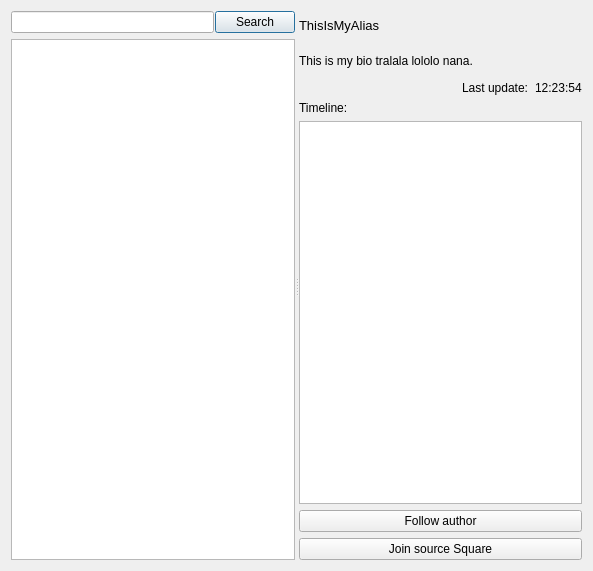
<?xml version="1.0" encoding="UTF-8"?>
<ui version="4.0">
 <class>MessageSearchDialog</class>
 <widget class="QDialog" name="MessageSearchDialog">
  <property name="geometry">
   <rect>
    <x>0</x>
    <y>0</y>
    <width>593</width>
    <height>571</height>
   </rect>
  </property>
  <property name="windowTitle">
   <string>Search Messages</string>
  </property>
  <layout class="QVBoxLayout" name="verticalLayout_2">
   <item>
    <widget class="QSplitter" name="splitter">
     <property name="orientation">
      <enum>Qt::Horizontal</enum>
     </property>
     <widget class="QWidget" name="layoutWidget">
      <layout class="QVBoxLayout" name="verticalLayout_3">
       <property name="sizeConstraint">
        <enum>QLayout::SetMinimumSize</enum>
       </property>
       <item>
        <layout class="QHBoxLayout" name="horizontalLayout_3">
         <property name="spacing">
          <number>1</number>
         </property>
         <property name="sizeConstraint">
          <enum>QLayout::SetMaximumSize</enum>
         </property>
         <item>
          <widget class="QLineEdit" name="search_line">
           <property name="sizePolicy">
            <sizepolicy hsizetype="Expanding" vsizetype="Fixed">
             <horstretch>0</horstretch>
             <verstretch>0</verstretch>
            </sizepolicy>
           </property>
           <property name="minimumSize">
            <size>
             <width>124</width>
             <height>0</height>
            </size>
           </property>
           <property name="maximumSize">
            <size>
             <width>236</width>
             <height>16777215</height>
            </size>
           </property>
          </widget>
         </item>
         <item>
          <widget class="QPushButton" name="search_btn">
           <property name="text">
            <string>Search</string>
           </property>
          </widget>
         </item>
        </layout>
       </item>
       <item>
        <widget class="QListView" name="results_list"/>
       </item>
      </layout>
     </widget>
     <widget class="QWidget" name="layoutWidget">
      <layout class="QVBoxLayout" name="verticalLayout">
       <item>
        <layout class="QGridLayout" name="gridLayout">
         <item row="0" column="0">
          <widget class="QLabel" name="alias_lbl">
           <property name="font">
            <font>
             <pointsize>10</pointsize>
            </font>
           </property>
           <property name="text">
            <string>ThisIsMyAlias</string>
           </property>
           <property name="scaledContents">
            <bool>false</bool>
           </property>
           <property name="wordWrap">
            <bool>false</bool>
           </property>
           <property name="openExternalLinks">
            <bool>true</bool>
           </property>
           <property name="textInteractionFlags">
            <set>Qt::TextBrowserInteraction</set>
           </property>
          </widget>
         </item>
         <item row="0" column="1" rowspan="2">
          <widget class="QLabel" name="thumbnail_lbl">
           <property name="sizePolicy">
            <sizepolicy hsizetype="Fixed" vsizetype="Fixed">
             <horstretch>0</horstretch>
             <verstretch>0</verstretch>
            </sizepolicy>
           </property>
           <property name="minimumSize">
            <size>
             <width>64</width>
             <height>64</height>
            </size>
           </property>
           <property name="maximumSize">
            <size>
             <width>64</width>
             <height>64</height>
            </size>
           </property>
           <property name="sizeIncrement">
            <size>
             <width>64</width>
             <height>64</height>
            </size>
           </property>
           <property name="baseSize">
            <size>
             <width>64</width>
             <height>64</height>
            </size>
           </property>
           <property name="text">
            <string/>
           </property>
           <property name="pixmap">
            <pixmap resource="resources.qrc">:/main/face-smile-big.png</pixmap>
           </property>
           <property name="scaledContents">
            <bool>true</bool>
           </property>
          </widget>
         </item>
         <item row="1" column="0">
          <widget class="QLabel" name="bio_lbl">
           <property name="text">
            <string>This is my bio tralala lololo nana.</string>
           </property>
           <property name="wordWrap">
            <bool>true</bool>
           </property>
          </widget>
         </item>
        </layout>
       </item>
       <item>
        <layout class="QHBoxLayout" name="horizontalLayout">
         <item>
          <spacer name="horizontalSpacer">
           <property name="orientation">
            <enum>Qt::Horizontal</enum>
           </property>
           <property name="sizeHint" stdset="0">
            <size>
             <width>38</width>
             <height>10</height>
            </size>
           </property>
          </spacer>
         </item>
         <item>
          <widget class="QLabel" name="label_7">
           <property name="text">
            <string>Last update:</string>
           </property>
          </widget>
         </item>
         <item>
          <widget class="QLabel" name="last_update_lbl">
           <property name="text">
            <string>12:23:54</string>
           </property>
          </widget>
         </item>
        </layout>
       </item>
       <item>
        <widget class="QLabel" name="label">
         <property name="text">
          <string>Timeline:</string>
         </property>
        </widget>
       </item>
       <item>
        <widget class="QListWidget" name="message_list"/>
       </item>
       <item>
        <widget class="QPushButton" name="followMessageAuthor_btn">
         <property name="sizePolicy">
          <sizepolicy hsizetype="Expanding" vsizetype="Fixed">
           <horstretch>0</horstretch>
           <verstretch>0</verstretch>
          </sizepolicy>
         </property>
         <property name="text">
          <string>Follow author</string>
         </property>
        </widget>
       </item>
       <item>
        <widget class="QPushButton" name="joinSquare_btn">
         <property name="sizePolicy">
          <sizepolicy hsizetype="Expanding" vsizetype="Fixed">
           <horstretch>0</horstretch>
           <verstretch>0</verstretch>
          </sizepolicy>
         </property>
         <property name="text">
          <string>Join source Square</string>
         </property>
        </widget>
       </item>
      </layout>
     </widget>
    </widget>
   </item>
  </layout>
 </widget>
 <resources>
  <include location="resources.qrc"/>
  <include location="resources.qrc"/>
 </resources>
 <connections/>
</ui>
